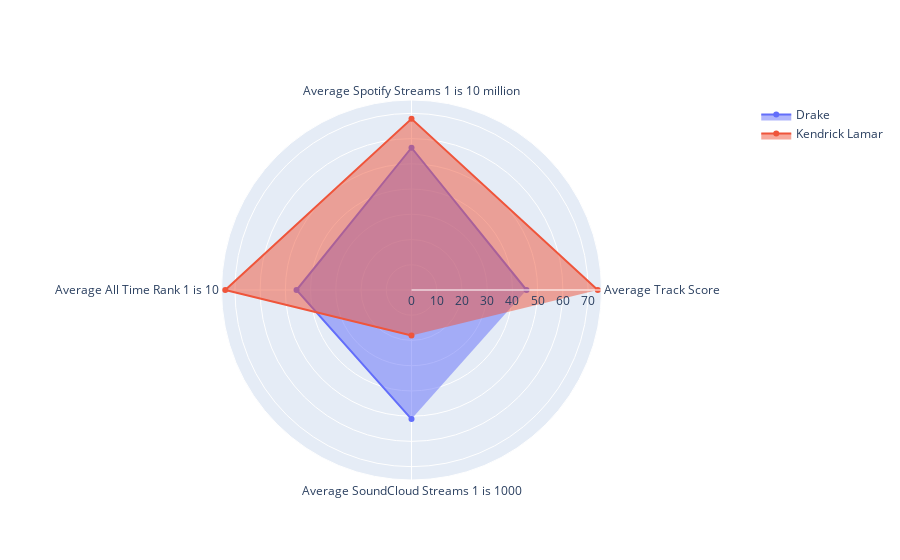

The code cell stored with this chart in its notebook:
### Markdown cell above
*Artist Comparision*

### Code cell
# Prompt the user for an artist's name
artist_name_1 = input("Please enter the  first artist's name: ")
artist_data_1 = cleaned_file_upload[cleaned_file_upload['Artist'].str.lower() == artist_name_1.lower()]
artist_name_2 = input("Who do you want to compare " + artist_name_1 + ' to?:')
artist_data_2 = cleaned_file_upload[cleaned_file_upload['Artist'].str.lower() == artist_name_2.lower()]

#get rid of , in spotify streams data
#1
artist_data_1['Spotify Streams'] = artist_data_1['Spotify Streams'].replace(',','', regex=True)
#2
artist_data_2['Spotify Streams'] = artist_data_2['Spotify Streams'].replace(',','', regex=True)

        
#solve data so that it is numbers not object 
#1
artist_data_1['Spotify Streams'] = pd.to_numeric(artist_data_1['Spotify Streams'], downcast = 'integer', errors='coerce')
artist_data_1['All Time Rank'] = pd.to_numeric(artist_data_1['All Time Rank'], downcast = 'integer', errors='coerce')
artist_data_1['Soundcloud Streams'] = pd.to_numeric(artist_data_1['Soundcloud Streams'], downcast='integer', errors='coerce')
#2
artist_data_2['Spotify Streams'] = pd.to_numeric(artist_data_2['Spotify Streams'], downcast = 'integer', errors='coerce')
artist_data_2['All Time Rank'] = pd.to_numeric(artist_data_2['All Time Rank'], downcast = 'integer', errors='coerce')
artist_data_2['Soundcloud Streams'] = pd.to_numeric(artist_data_2['Soundcloud Streams'], downcast='integer', errors='coerce')

#calculate the average values
#1
average_track_score_1 = artist_data_1['Track Score'].mean()
average_spotify_stream_1 = artist_data_1['Spotify Streams'].mean()/ 10000000
average_spotify_popularity_1 = artist_data_1['Spotify Popularity'].mean() 
average_soundcloud_stream_1 = artist_data_1['Soundcloud Streams'].mean() 
average_ATR_1 = artist_data_1['All Time Rank'].mean()
#2
average_track_score_2 = artist_data_2['Track Score'].mean()
average_spotify_stream_2 = artist_data_2['Spotify Streams'].mean()/ 10000000
average_spotify_popularity_2 = artist_data_2['Spotify Popularity'].mean() 
average_soundcloud_stream_2 = artist_data_2['Soundcloud Streams'].mean() 
average_ATR_2 = artist_data_2['All Time Rank'].mean()
        
#plot the radar charts
categories_radar = ['Average Track Score', 'Average Spotify Streams 1 is 10 million' ,'Average All Time Rank 1 is 10', 'Average SoundCloud Streams 1 is 1000']
fig = go.Figure()

fig.add_trace(go.Scatterpolar(
      r=[average_track_score_1, average_spotify_stream_1, average_track_score_1, average_ATR_1 / 10, average_soundcloud_stream_1],
      theta=categories_radar,
      fill='toself',
      name= artist_name_1
))

fig.add_trace(go.Scatterpolar(
      r=[average_track_score_2, average_spotify_stream_2, average_track_score_2, average_ATR_2 / 10, average_soundcloud_stream_2],
      theta=categories_radar,
      fill='toself',
      name= artist_name_2
))

fig.update_layout(
  polar=dict(
    radialaxis=dict(
      visible=True,
    )),
  showlegend=True
)

fig.show()

### Figure 1 — Plotly figure (JSON) as saved in the notebook; plotly's stock layout.template omitted (floating-point values rounded to 4 significant figures)
{"data": [{"fill": "toself", "name": "Drake", "r": [45.58, 56.39, 45.58, 51.17, null], "theta": ["Average Track Score", "Average Spotify Streams 1 is 10 million", "Average All Time Rank 1 is 10", "Average SoundCloud Streams 1 is 1000"], "type": "scatterpolar"}, {"fill": "toself", "name": "Kendrick Lamar", "r": [73.83, 67.84, 73.83, 18, null], "theta": ["Average Track Score", "Average Spotify Streams 1 is 10 million", "Average All Time Rank 1 is 10", "Average SoundCloud Streams 1 is 1000"], "type": "scatterpolar"}], "layout": {"polar": {"radialaxis": {"visible": true}}, "showlegend": true}}
